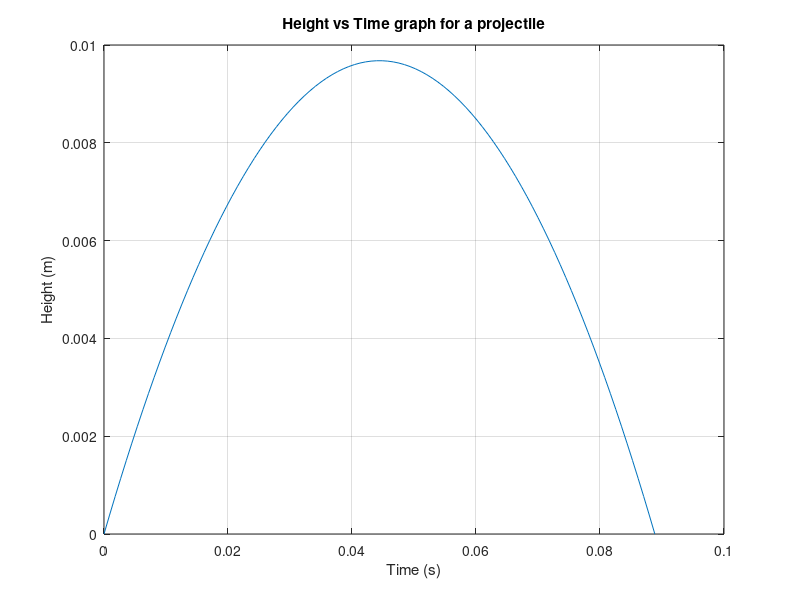

Reproduce this figure in MATLAB. (Note: this script raises an error after producing the figure.)
%Getting values for the initial velocity and angle
vel = input('Give the velocity at which the projectile is launched: ');
angle = input('Give the angle at which the projectile is launched: ');
g = -9.81;

%Calculating the max height, distance traveled and the time spent in air
vx = vel*cosd(angle);
vy = vel*sind(angle);
hmax = (0-vy^2)/(2*g)
TimeInAir = (-2*vy)/g
Range = vx*TimeInAir

%Setting values for plotting
t = linspace(0,TimeInAir);
y = vy*t + 0.5*g*t.^2;

%Plotting the motion
plot(t,y); grid on
xlabel('Time (s)')
ylabel('Height (m)')
title('Height vs Time graph for a projectile')

%Opening the start menu back up
FinalTaskMenu
